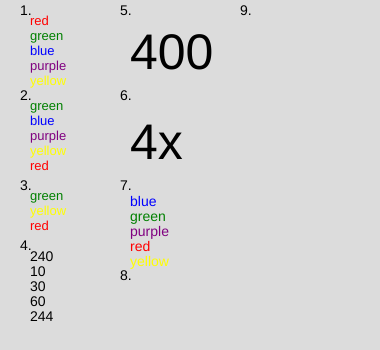
Frame 1 (no input)
Frame 60 (no input): identical to frame 1, image omitted
Frame 120 (the mouse pressed at the canvas centre since frame 60): identical to frame 1, image omitted

The p5.js sketch that drew this single still picture (run headless with seeded random() and noise() and a simulated clock; from frame 60 on, the mouse is pressed at the canvas centre):

// p5.js sketch
// ── sketch.js


function setup() {
  createCanvas(380, 350);
}


function draw() {
  background(220);
  fill(0);
  textSize(14);
  text("1.", 20, 15);
  text("2.", 20, 100);
  text("3.", 20, 190);
  text("4.", 20, 250);
  text("5.", 120, 15);
  text("6.", 120, 100);
  text("7.", 120, 190);
  text("8.", 120, 280);
  text("9.", 240, 15);
  //Color Array
  let colors = ['red', 'green', 'blue', 'purple', 'yellow']

  //Opdracht 1
  for (let i = 0; i < colors.length; i++) {  //colors length counts from 1 and a array startes from 0
    let x1 = 30;
    let y1 = 15;
    fill(colors[i]);
    textSize(13)
    text(colors[i], x1, y1 + i * y1, y1);

  }

  //Opdracht 2
  colors.push(colors.shift()); // removes the first var from the array and colors.shift moves it to the front
  for (let i = 0; i < colors.length; i++) {
    let x2 = 30;
    let y2 = 100;
    fill(colors[i]);
    text(colors[i], x2, 100 + i * 15, y2);
  }

  //Opdracht 3
  colors.splice(1, 2); //removes blue and purple since .push and .shift r still in effect
  for (let i = 0; i < colors.length; i++) {
    let x = 30;
    let y = 190;
    fill(colors[i]);
    text(colors[i], x, 190 + i * 15, y);
  }

  //Opdracht 4
  //Numbers Array
  let numbers = ["420", "240", "10", "490", "30", "60", "244", "500", "301", "300"]; //Each number has a position called index
  //Counter, only counts the numbers that i display
  let part = 0; //means i've displayed 0 numbers
  textSize(14);

  for (let i = 0; i < numbers.length; i++) {
    let x = 30;
    let y = 250;
    fill(0);
    if (numbers[i] < 300) { //is number smaller than 300
      text(numbers[i], x, 250 + part * 15, y);
      part = part + 1;
    }
  }


  //Opdracht 5
  let first = [3, 55, 93, 20, 102, 6];
  let second = [14, 22, 80, 5];
  let total = 0; //the total amoount after everything is added up
  let x = 130
  let y = 15
  textSize(50);

  for (let i = 0; i < second.length; i++) { //i did second.length instead of first because the last 2 numbers in first don't  get added up to anything
    total += first[i] + second[i]; //added numbers up to the total amount
  }
  text(total + first[4] + first[5], x, 130 + -100, y); //putting the result of the total


  //Opdracht 6
  let word = "Overheidsfinancieringstekort"; //since its text, i put it in quotes 
  let aantal = 0; //The amount
  for (let i = 0; i < word.length; i++) {
    if (word[i] == 'e') { //if ur current letter is e
      aantal = aantal + 1; // then it'll add 1 to my amount
    }
  }
  text(aantal + "x", 130, 130 + -10, 100 ); //i moved text outside of loop so it displays the final amount after all the letters have been checked


  //Opdracht 7

  let color = ["red", "green", "blue", "purple", "yellow"]; //new array
  color.sort(); //sorts out my colors in althebetical order
  textSize(14);
  for (let i = 0; i < color.length; i++) {
    let x = 130
    let y = 195
    fill(color[i]); //used the color array to color my text
    text(color[i], x, y + 15 * i, y); //placing my text in the program
  }


 
  

}
